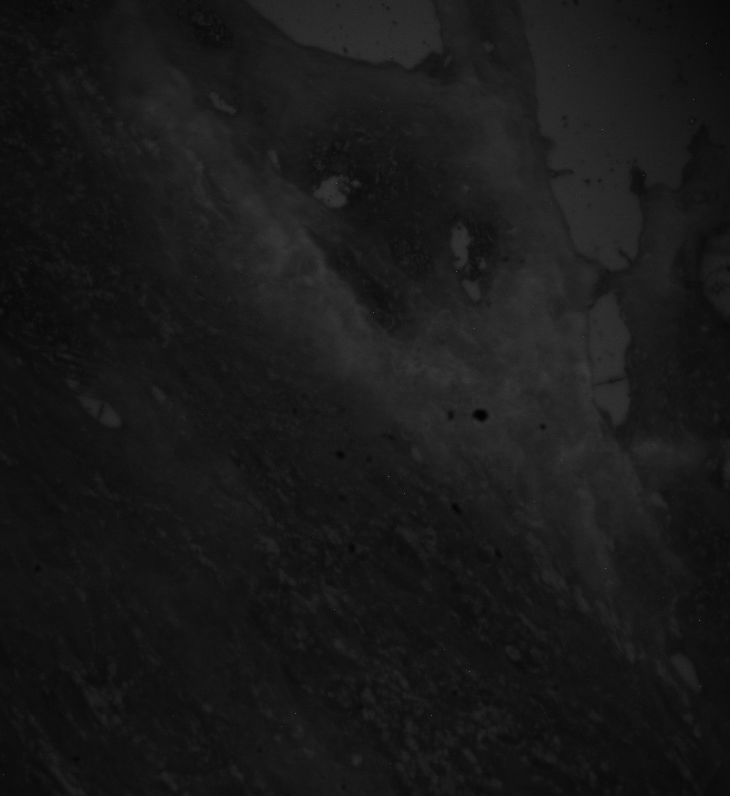
#> input picture c00.png, 1460 x 1592 px, found by its file name (shown at 1/2 size); its folder holds 4 pictures in this run
$ python script.py   (older library calls are emulated)
#> lines starting #> are read from the running program, lines starting #| are printed output that depends on the picture
import numpy as np
from PIL import Image
from sklearn.model_selection import train_test_split
from sklearn.neural_network import MLPClassifier
from sklearn.metrics import accuracy_score
import os
from skimage.feature import greycomatrix, greycoprops

# Feature extraction
# [60 lines left out: functions extract_features, group_subsections, not called in this run]

# Load images
def load_images(folder, prefix, count, size=(500, 500)):
#> called with prefix = 'c', count = 10, size = (500, 500)
    images = []
    for i in range(count + 1):  # from c00/h00 to c10/h10
        filepath = os.path.join(folder, f"{prefix}{i:02}.png")
        if os.path.exists(filepath):
            image = np.array(Image.open(filepath).convert("L").resize(size))
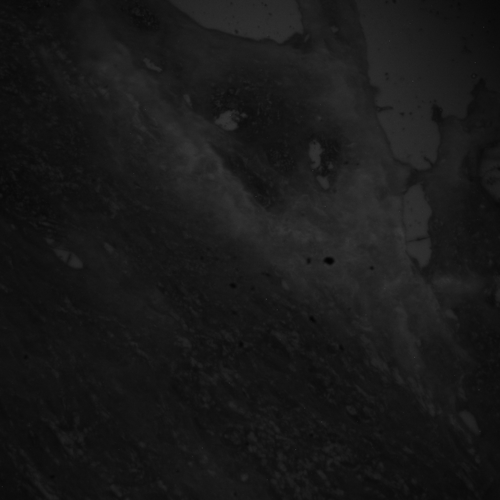
#> image: shape (500, 500); min 2, max 57, mean 24.9
            images.append(image)
        else:
            print(f"Image not found: {filepath}")
#> pass 2 of the loop in load_images, `for i in range(count + 1):`:
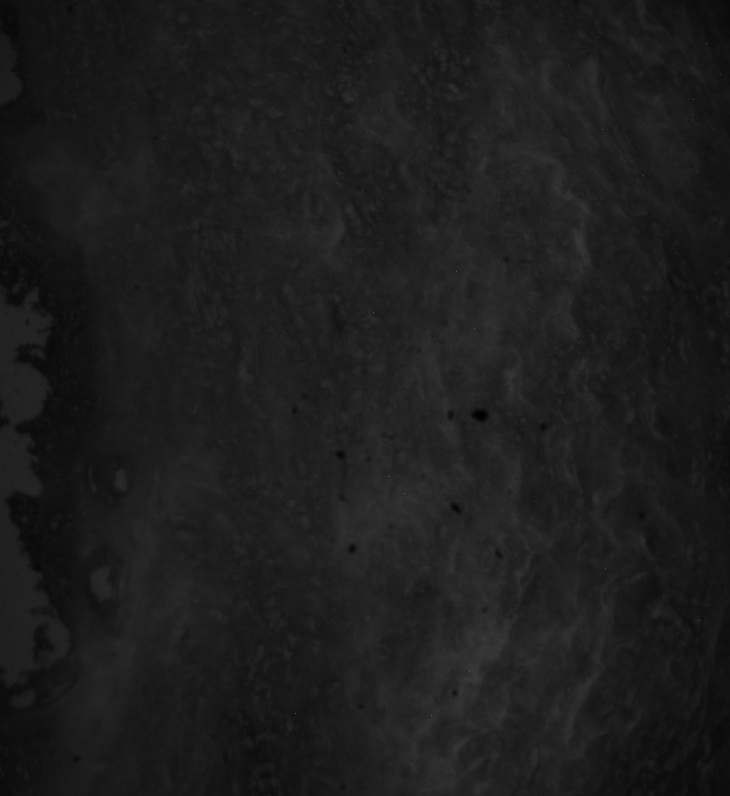
#> input picture c01.png, 1460 x 1592 px, found by its file name (shown at 1/2 size)
#> in load_images, `image = np.array(Image.open(filepath).convert("L").resize(size))`:
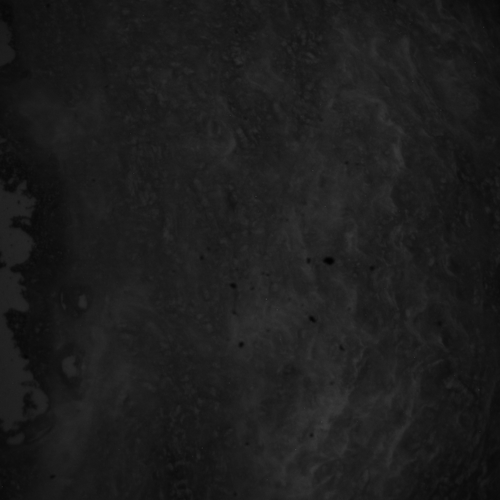
#> image: shape (500, 500); min 1, max 64, mean 28.9
#> pass 3 of the loop in load_images, `for i in range(count + 1):`:
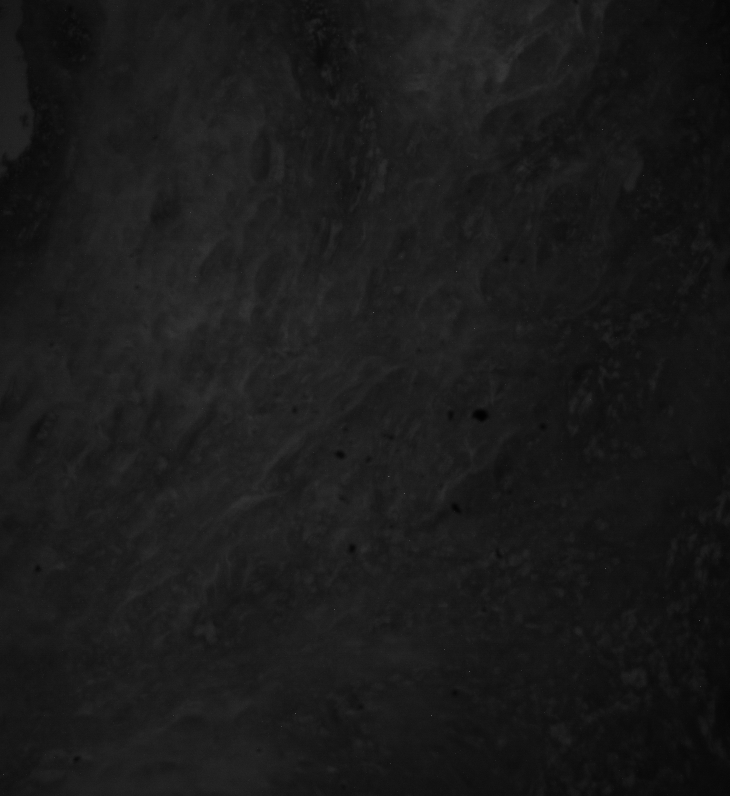
#> input picture c02.png, 1460 x 1592 px, found by its file name (shown at 1/2 size)
#> in load_images, `image = np.array(Image.open(filepath).convert("L").resize(size))`:
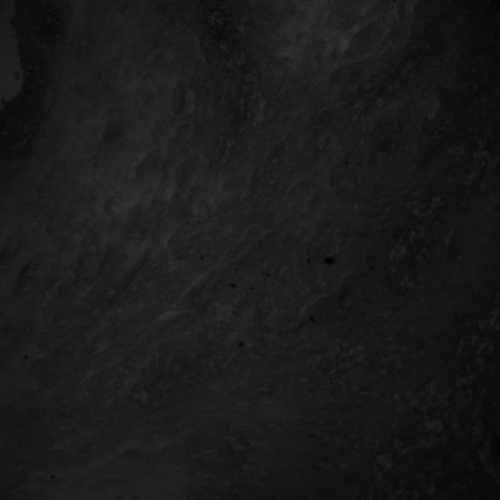
#> image: shape (500, 500); min 1, max 56, mean 26.3
#> the loop made 11 passes; the first 3 are shown
#> pass 2 of the loop in load_images, `for i in range(count + 1):`:
#> pass 3 of the loop in load_images, `for i in range(count + 1):`:
#> the loop made 11 passes; the first 3 are shown
    return images

# Main analysis
if __name__ == "__main__":
    # Paths for cancerous and healthy images
    cancerous_folder = "C:/Users/shahr/Desktop/Douplik/Python/cancerous"
    healthy_folder = "C:/Users/shahr/Desktop/Douplik/Python/healthy"

    # Load all cancerous and healthy images
    cancerous_images = load_images(cancerous_folder, "c", 10)
    healthy_images = load_images(healthy_folder, "h", 10)

    if not cancerous_images or not healthy_images:
        print("Error: Ensure that images are placed in the specified directories.")
        exit()
#> (the program exits here)
